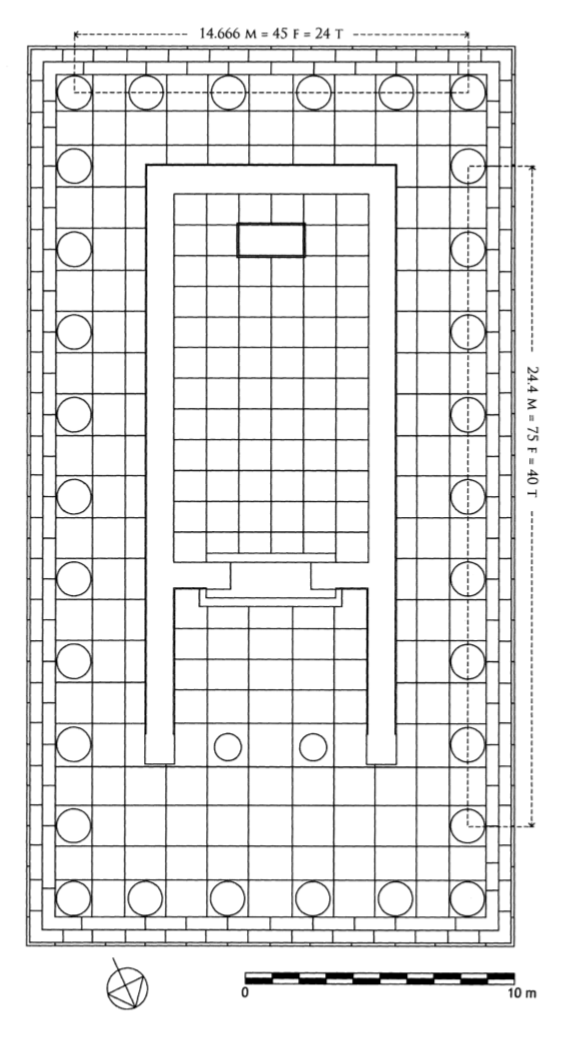
#> input picture TempleLayout_Analyzer/Temple.png, 570 x 1037 px
$ python HoughLineDetect.py
#> lines starting #> are read from the running program, lines starting #| are printed output that depends on the picture; after the words box and inside, x2 and y2 are one past the last pixel; in counts of white or black regions, pixels touching at a corner belong together
# -*- coding: utf-8 -*-
"""
Created on Fri Mar 15 16:27:35 2019

@author: Alex
"""

import cv2
import numpy as np

img = cv2.imread('Temple.png')
#> img is the input picture: shape (1037, 570, 3); min 0, max 255, mean 233.6
gray = cv2.cvtColor(img, cv2.COLOR_BGR2GRAY)
edges = cv2.Canny(gray, 50, 150, apertureSize = 3)
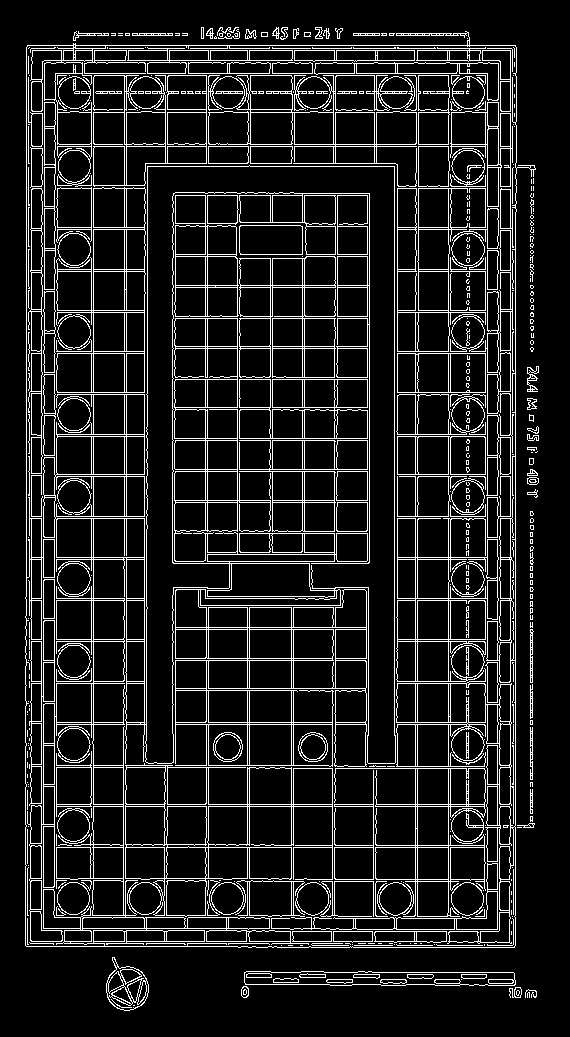
#> edges: shape (1037, 570); 11.5% white in thin lines or dots, all inside (x1, y1, x2, y2) = (25, 27, 539, 1011)

lines = cv2.HoughLines(edges, 1, np.pi/180, 200)
#> lines = 219 rows, first 8: [93, 0], [448, 0], [487, 0], [510, 0], [515, 0], [415, 0], [31, 0], [54, 0]
for rho, theta in lines[0]:
    a = np.cos(theta)
    b = np.sin(theta)
    x0 = a*rho
    y0 = b*rho
    x1 = int(x0 + 1000*(-b))
    y1 = int(y0 + 1000*(a))
    x2 = int(x0 - 1000*(-b))
    y2 = int(y0 - 1000*(a))

    cv2.line(img, (x1,y1), (x2, y2), (0,0,255), 2)
#> this loop made 1 pass
#> (rho, theta, a, b, x0, y0, x1, y1) on pass 1: (93, 0, 1, 0, 93, 0, 93, 1000)
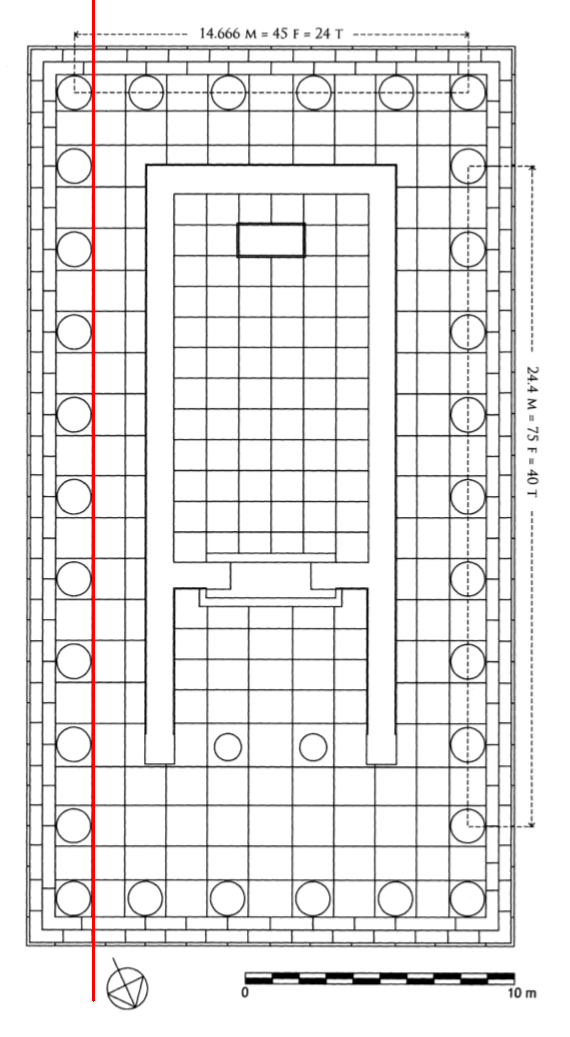
#> img: shape (1037, 570, 3); 0.51% of pixels changed, all inside (x1, y1, x2, y2) = (92, 0, 95, 1002)

cv2.imwrite('lined_output.jpg', img)

$ run again, with TempleLayout_Analyzer/Parthenon.png copied over TempleLayout_Analyzer/Temple.png
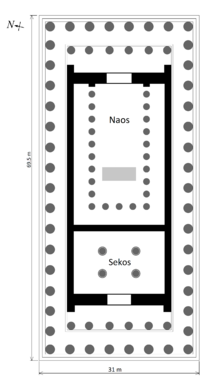
#> input picture TempleLayout_Analyzer/Parthenon.png, 220 x 376 px
#> img is the input picture: shape (376, 220, 3); mean B, G, R 224.6, 224.6, 224.6
#> `edges = cv2.Canny(gray, 50, 150, apertureSize = 3)`:
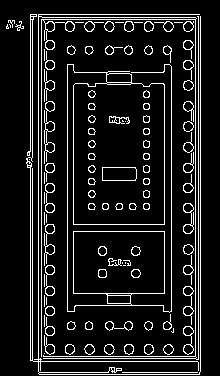
#> edges: shape (376, 220); 10.9% white in thin lines or dots, all inside (x1, y1, x2, y2) = (6, 14, 201, 375)
#> lines = 13 rows, first 8: [38, 0], [200, 0], [198, 0], [41, 0], [195, 0], [30, 0], [32, 0], [67, 0]
#> the loop `for rho, theta in lines[0]:` made 1 pass
#> (rho, theta, a, b, x0, y0, x1, y1) on pass 1: (38, 0, 1, 0, 38, 0, 38, 1000)
#> after the loop `for rho, theta in lines[0]:`:
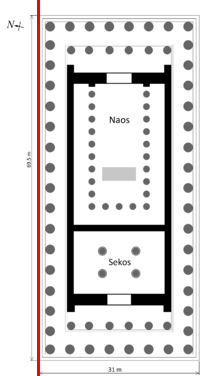
#> img: shape (376, 220, 3); 1.36% of pixels changed, all inside (x1, y1, x2, y2) = (37, 0, 40, 376)

$ run again, with TempleLayout_Analyzer/ParthenonMrkd.png copied over TempleLayout_Analyzer/Temple.png
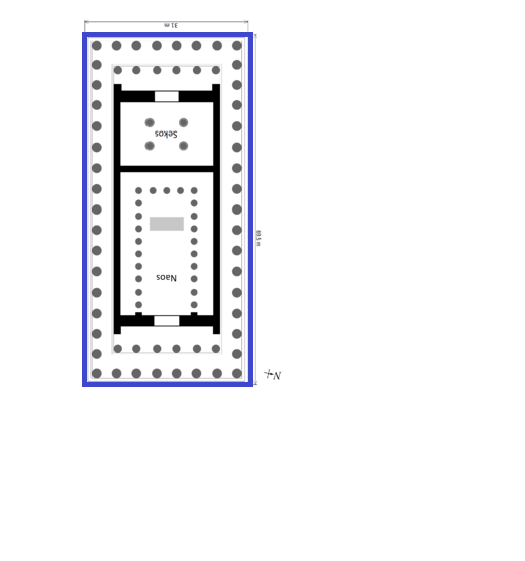
#> input picture TempleLayout_Analyzer/ParthenonMrkd.png, 525 x 561 px
#> img is the input picture: shape (561, 525, 3); mean B, G, R 245.6, 243.3, 243.1
#> `edges = cv2.Canny(gray, 50, 150, apertureSize = 3)`:
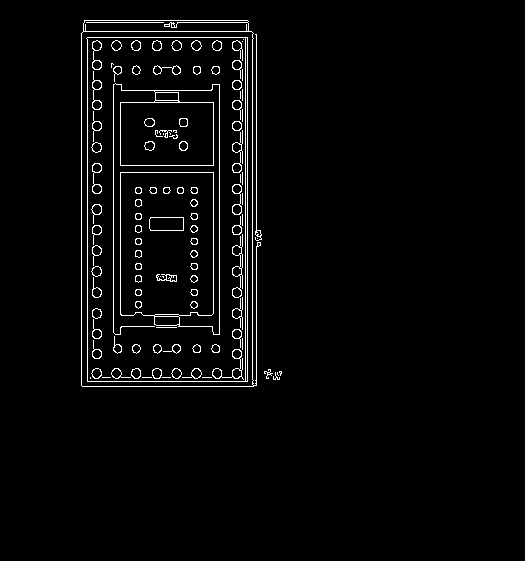
#> edges: shape (561, 525); 2.9% white in thin lines or dots, all inside (x1, y1, x2, y2) = (81, 20, 282, 387)
#> lines = [[81, 0], [252, 0], [245, 0], [247, 0], [87, 0], [256, 0], [219, 0], [113, 0], [120, 0], [213, 0], [240, 0], [242, 0]]
#> the loop `for rho, theta in lines[0]:` made 1 pass
#> (rho, theta, a, b, x0, y0, x1, y1) on pass 1: (81, 0, 1, 0, 81, 0, 81, 1000)
#> after the loop `for rho, theta in lines[0]:`:
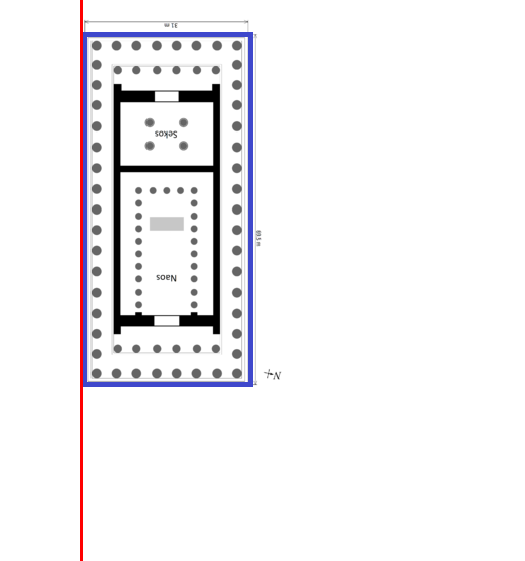
#> img: shape (561, 525, 3); 0.57% of pixels changed, all inside (x1, y1, x2, y2) = (80, 0, 83, 561)

$ run again, with TempleLayout_Analyzer/ArtemisSardis.jpg saved as TempleLayout_Analyzer/Temple.png
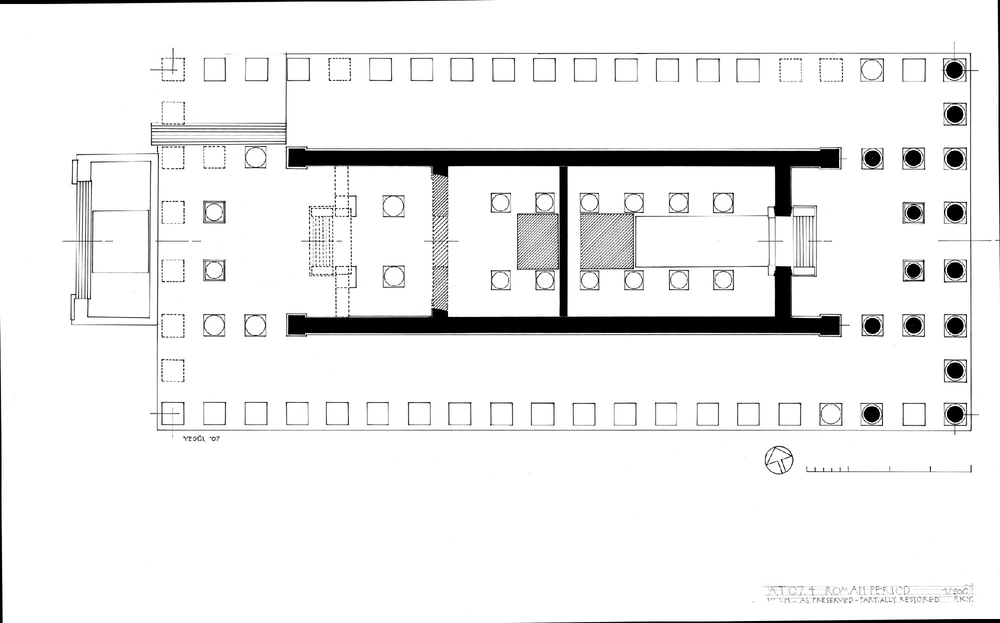
#> input picture TempleLayout_Analyzer/ArtemisSardis.jpg, 1000 x 623 px, shrunk from 2000 x 1246 before the run
#> img is the input picture: shape (623, 1000, 3); min 0, max 255, mean 238.1
#> `edges = cv2.Canny(gray, 50, 150, apertureSize = 3)`:
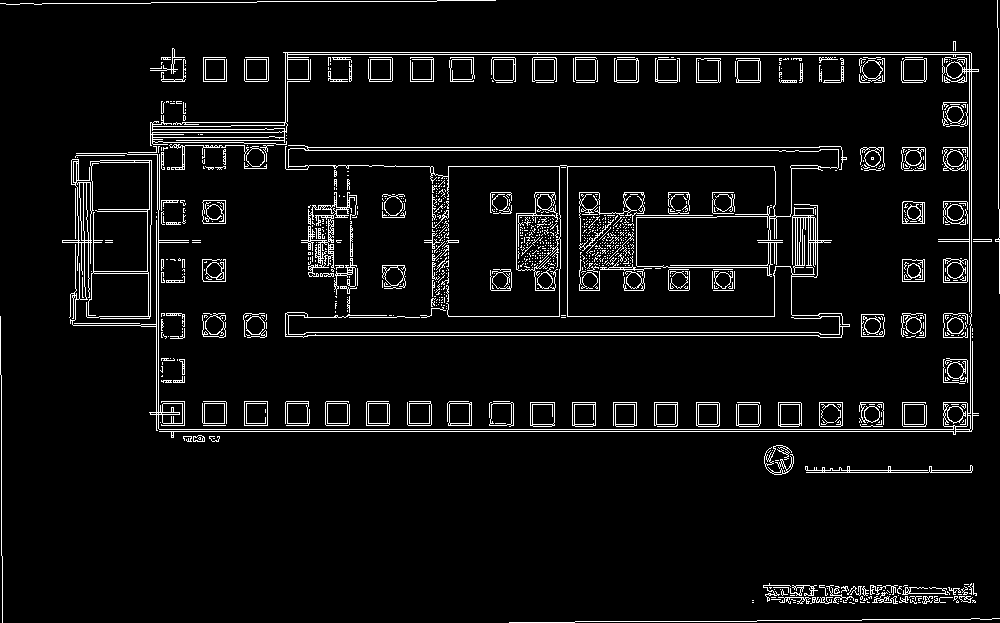
#> edges: shape (623, 1000); 5.7% white in thin lines or dots
#> lines = 45 rows, first 8: [429, 1.57], [431, 1.57], [52, 1.57], [54, 1.57], [147, 1.57], [332, 1.57], [335, 1.57], [150, 1.57]
#> the loop `for rho, theta in lines[0]:` made 1 pass
#> (rho, theta, a, b, x0, y0, x1, y1) on pass 1: (429, 1.57, -4.37e-08, 1, -1.88e-05, 429, -1000, 428)
#> after the loop `for rho, theta in lines[0]:`:
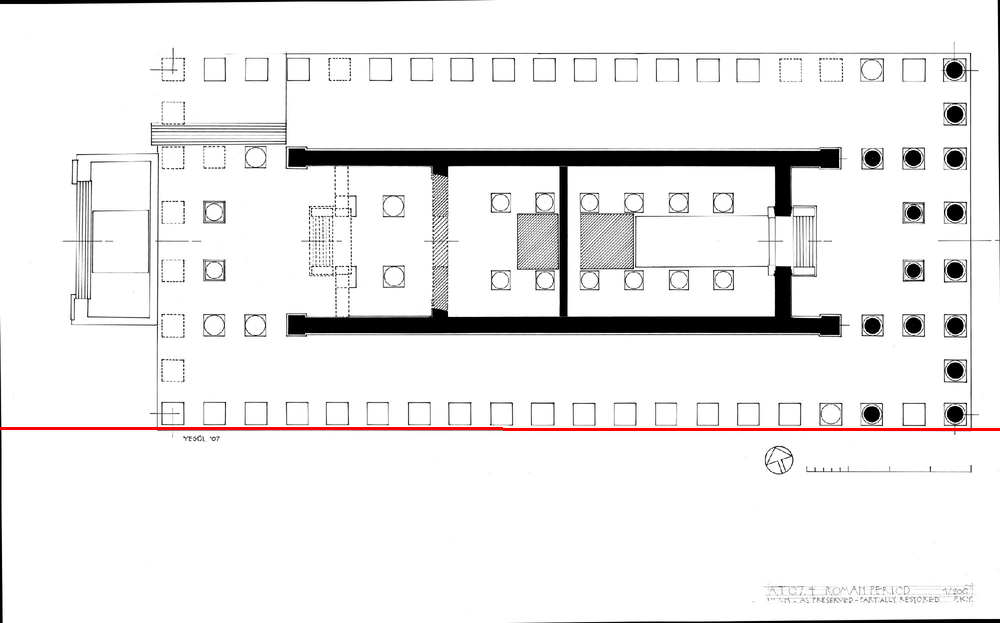
#> img: shape (623, 1000, 3); 0.48% of pixels changed, all inside (x1, y1, x2, y2) = (0, 427, 1000, 431)
